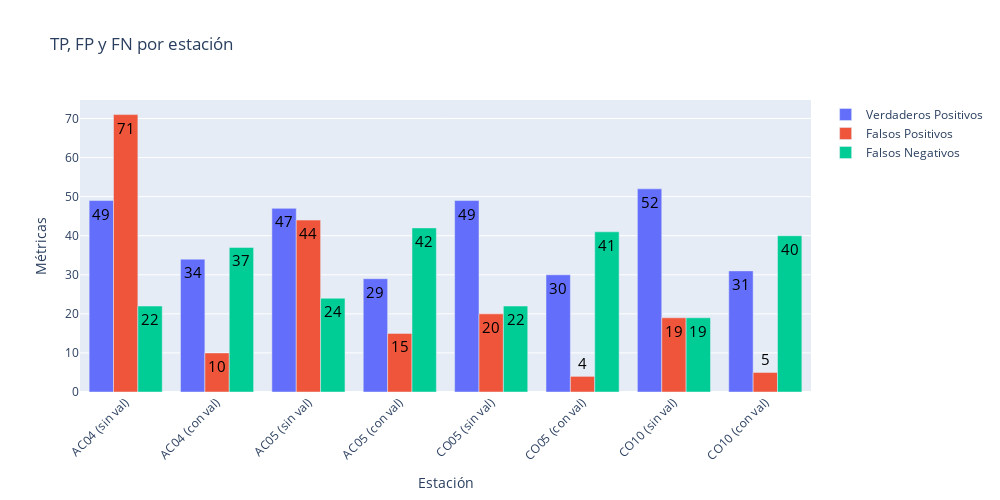

Notebook code cell kept with this figure:
### Markdown cell above
## 5.2. Plot de las métricas TP, FN y FP antes y después de la validación

### Code cell
resultados_totales = []

for before, after in zip(results_no_val, results_with_val):
    before = before.copy()
    before['identificador'] += ' (sin val)'
    resultados_totales.append(before)

    after = after.copy()
    after['identificador'] += ' (con val)'
    resultados_totales.append(after)


plot_bar(resultados_totales)
plot_differences_amount(results_no_val, results_with_val, plot_metrics=False)
plot_differences_bar(results_no_val, results_with_val, plot_metrics=False)
plot_differences_scatter(results_no_val, results_with_val, plot_metrics=False)

### Figure 1 — Plotly figure (JSON) as saved in the notebook; plotly's stock layout.template omitted (floating-point values rounded to 4 significant figures)
{"data": [{"name": "Verdaderos Positivos", "text": ["49", "34", "47", "29", "49", "30", "52", "31"], "textfont": {"color": "black", "size": 15}, "type": "bar", "x": ["AC04 (sin val)", "AC04 (con val)", "AC05 (sin val)", "AC05 (con val)", "CO05 (sin val)", "CO05 (con val)", "CO10 (sin val)", "CO10 (con val)"], "y": [49, 34, 47, 29, 49, 30, 52, 31]}, {"name": "Falsos Positivos", "text": ["71", "10", "44", "15", "20", "4", "19", "5"], "textfont": {"color": "black", "size": 15}, "type": "bar", "x": ["AC04 (sin val)", "AC04 (con val)", "AC05 (sin val)", "AC05 (con val)", "CO05 (sin val)", "CO05 (con val)", "CO10 (sin val)", "CO10 (con val)"], "y": [71, 10, 44, 15, 20, 4, 19, 5]}, {"name": "Falsos Negativos", "text": ["22", "37", "24", "42", "22", "41", "19", "40"], "textfont": {"color": "black", "size": 15}, "type": "bar", "x": ["AC04 (sin val)", "AC04 (con val)", "AC05 (sin val)", "AC05 (con val)", "CO05 (sin val)", "CO05 (con val)", "CO10 (sin val)", "CO10 (con val)"], "y": [22, 37, 24, 42, 22, 41, 19, 40]}], "layout": {"barmode": "group", "height": 500, "title": {"text": "TP, FP y FN por estación"}, "width": 1000, "xaxis": {"tickangle": -45, "title": {"text": "Estación"}}, "yaxis": {"title": {"text": "Métricas"}}}}
